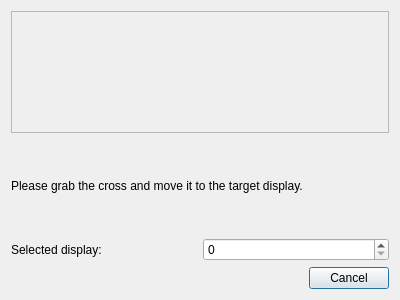
<?xml version="1.0" encoding="UTF-8"?>
<ui version="4.0">
 <class>LSGDisplaySelector</class>
 <widget class="QDialog" name="LSGDisplaySelector">
  <property name="geometry">
   <rect>
    <x>0</x>
    <y>0</y>
    <width>400</width>
    <height>300</height>
   </rect>
  </property>
  <property name="windowTitle">
   <string>Dialog</string>
  </property>
  <layout class="QGridLayout" name="gridLayout">
   <item row="0" column="0">
    <widget class="QFrame" name="frame">
     <property name="frameShape">
      <enum>QFrame::StyledPanel</enum>
     </property>
     <property name="frameShadow">
      <enum>QFrame::Raised</enum>
     </property>
     <layout class="QGridLayout" name="gridLayout_2">
      <item row="0" column="0">
       <widget class="QLabel" name="label">
        <property name="cursor">
         <cursorShape>OpenHandCursor</cursorShape>
        </property>
        <property name="text">
         <string/>
        </property>
        <property name="pixmap">
         <pixmap resource="resources.qrc">:/img/resources/cross.png</pixmap>
        </property>
        <property name="alignment">
         <set>Qt::AlignCenter</set>
        </property>
       </widget>
      </item>
     </layout>
    </widget>
   </item>
   <item row="1" column="0">
    <layout class="QVBoxLayout" name="verticalLayout">
     <property name="spacing">
      <number>-1</number>
     </property>
     <property name="sizeConstraint">
      <enum>QLayout::SetNoConstraint</enum>
     </property>
     <item>
      <widget class="QLabel" name="label_2">
       <property name="text">
        <string>Please grab the cross and move it to the target display.</string>
       </property>
      </widget>
     </item>
     <item>
      <layout class="QHBoxLayout" name="horizontalLayout">
       <item>
        <widget class="QLabel" name="label_3">
         <property name="text">
          <string>Selected display:</string>
         </property>
        </widget>
       </item>
       <item>
        <widget class="QSpinBox" name="displaysSpinBox"/>
       </item>
      </layout>
     </item>
    </layout>
   </item>
   <item row="2" column="0">
    <widget class="QDialogButtonBox" name="buttonBox">
     <property name="orientation">
      <enum>Qt::Horizontal</enum>
     </property>
     <property name="standardButtons">
      <set>QDialogButtonBox::Cancel</set>
     </property>
    </widget>
   </item>
  </layout>
 </widget>
 <resources>
  <include location="resources.qrc"/>
 </resources>
 <connections>
  <connection>
   <sender>buttonBox</sender>
   <signal>accepted()</signal>
   <receiver>LSGDisplaySelector</receiver>
   <slot>accept()</slot>
   <hints>
    <hint type="sourcelabel">
     <x>248</x>
     <y>254</y>
    </hint>
    <hint type="destinationlabel">
     <x>157</x>
     <y>274</y>
    </hint>
   </hints>
  </connection>
  <connection>
   <sender>buttonBox</sender>
   <signal>rejected()</signal>
   <receiver>LSGDisplaySelector</receiver>
   <slot>reject()</slot>
   <hints>
    <hint type="sourcelabel">
     <x>316</x>
     <y>260</y>
    </hint>
    <hint type="destinationlabel">
     <x>286</x>
     <y>274</y>
    </hint>
   </hints>
  </connection>
 </connections>
</ui>
